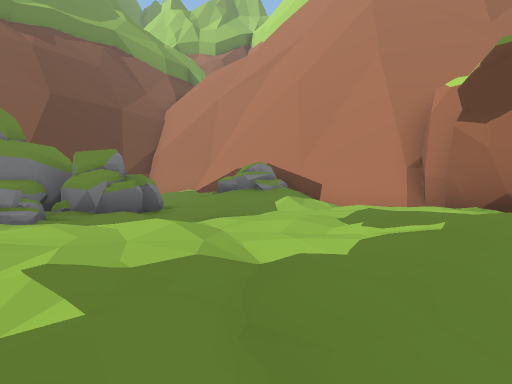
[1] (above)

24 first-person views from a walk through a 3-D level made in the Unity game engine. The camera is 1.5 m above the floor, tilts 4° down and sees 80° across. The floor is counted in squares, 2 m on a side. Each view is taken from the middle of a square. On the plan, view 1 faces up. The plan holds only what a view shows up to about 10 squares ahead; the rest is blank. The place goes on beyond the plan.

[2]
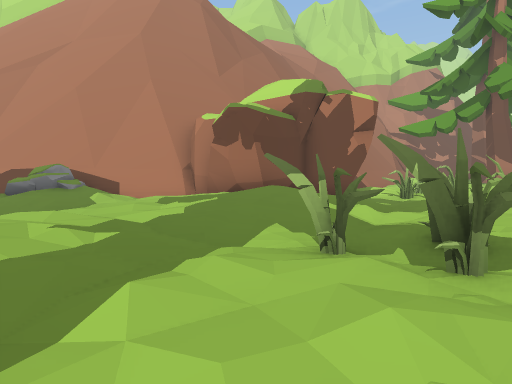

[3]
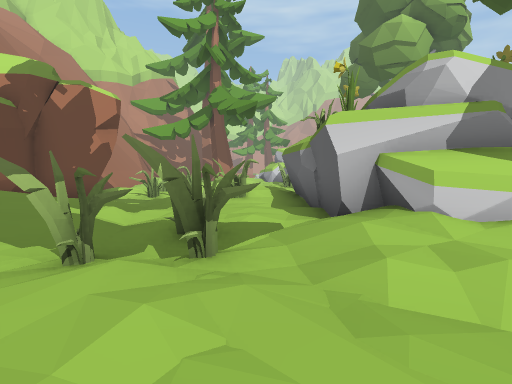

[4]
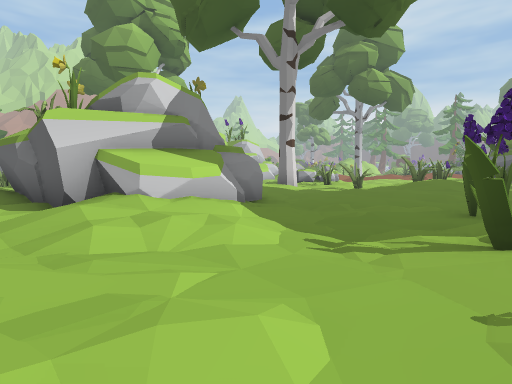

[5]
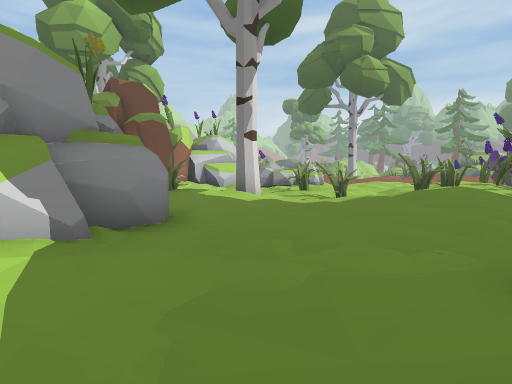

[6]
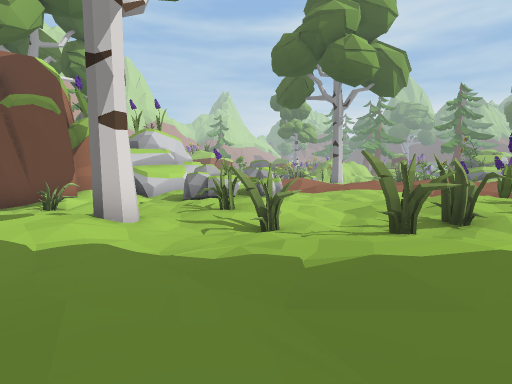

[7]
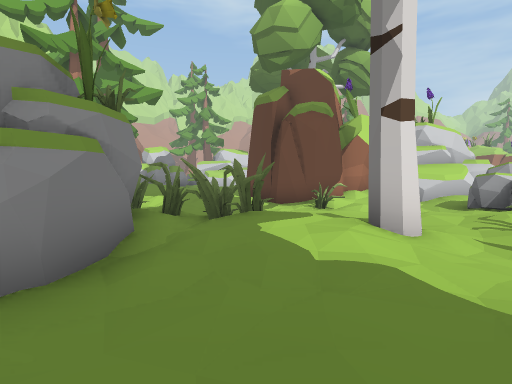

[8]
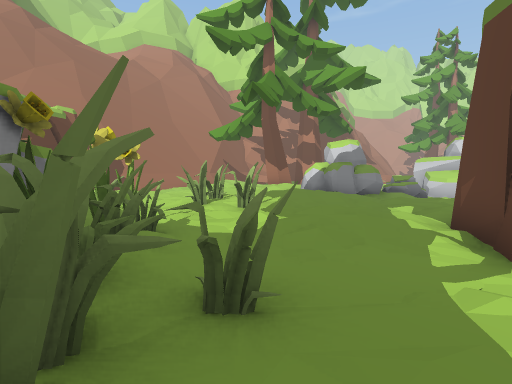

[9]
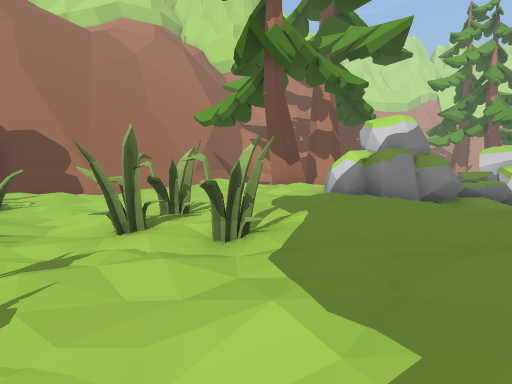

[10]
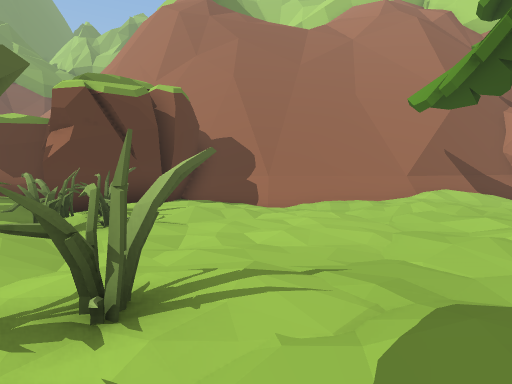

[11]
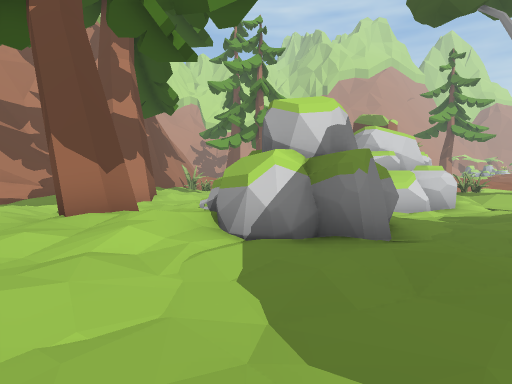

[12]
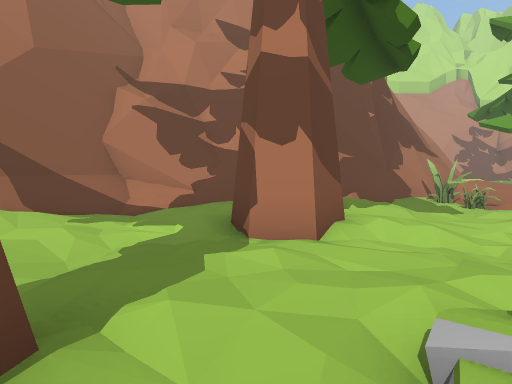

[13]
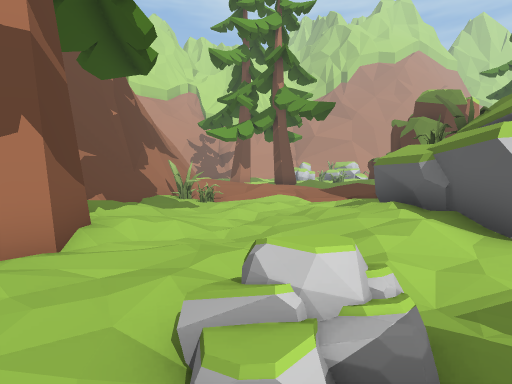

[14]
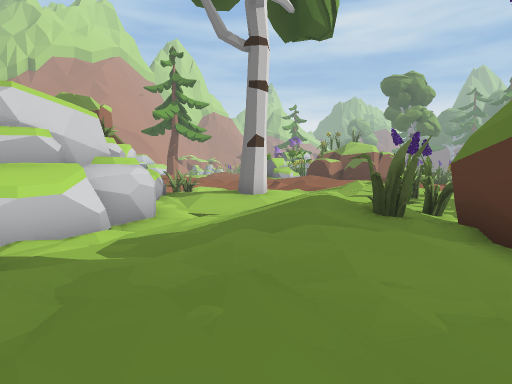

[15]
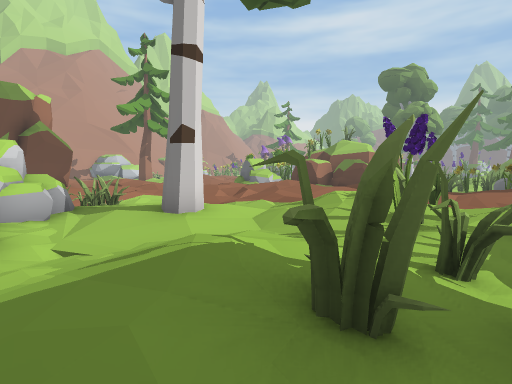

[16]
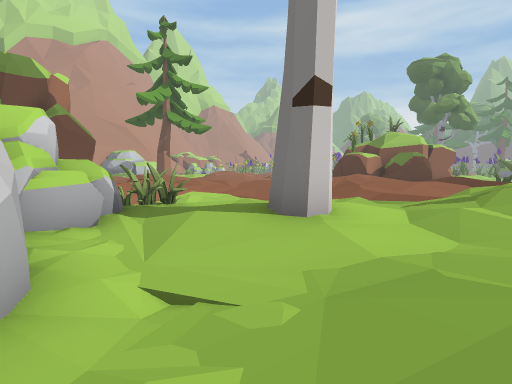

[17]
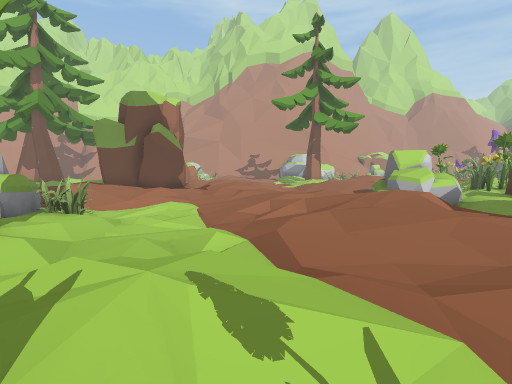

[18]
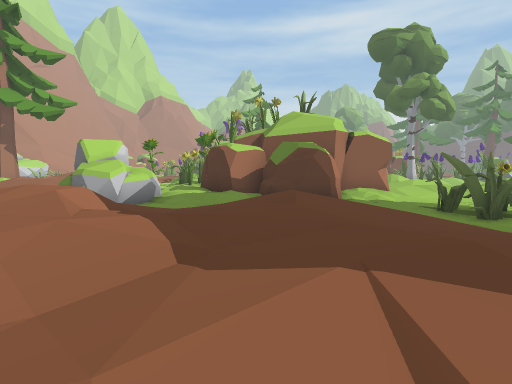

[19]
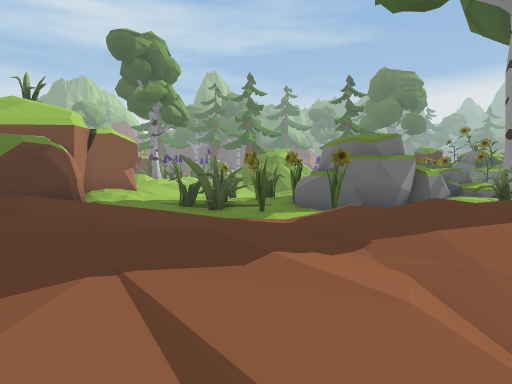

[20]
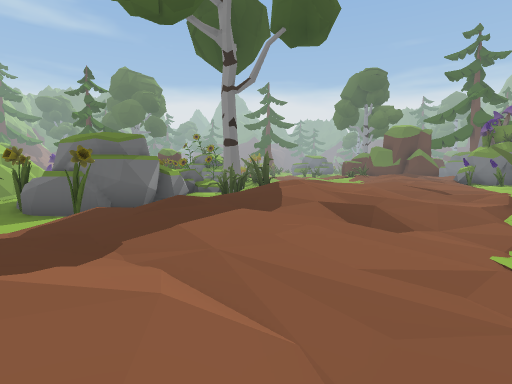

[21]
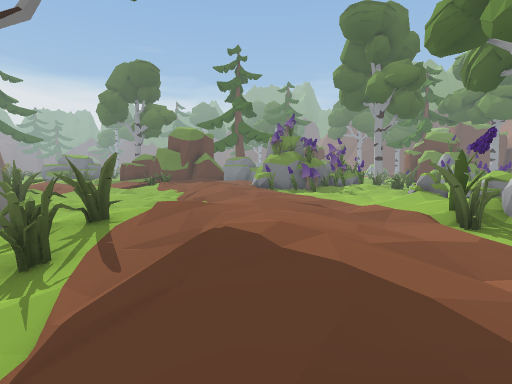

[22]
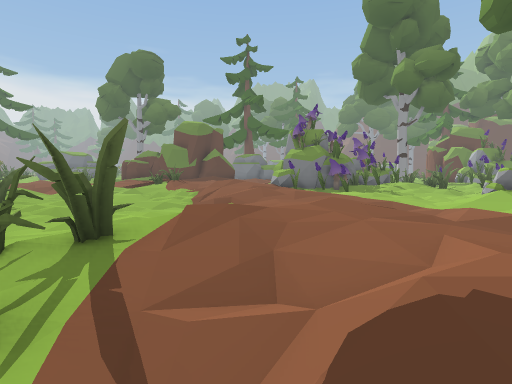

[23]
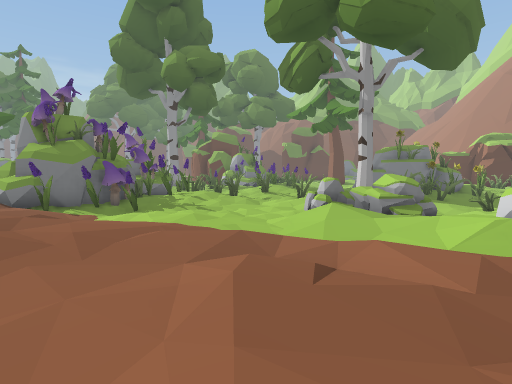

[24]
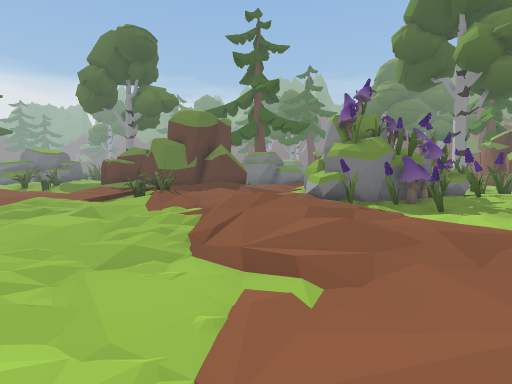

### Floor plan
Key: @ floor where view 1 was taken; # wall or solid block; x gap in a wall; . main floor; : floor 0.25 m higher than the main floor; - floor 0.25 m lower than the main floor; + floor 0.5 m higher than the main floor; _ floor 0.5 m lower than the main floor; * floor 0.75 m higher than the main floor; % floor 1 m higher than the main floor; & floor 1.25 m higher than the main floor; / step, stairs or slope; = window, fence, low wall or low ledge; ^ raised ledge; R rock; M mushroom.
Columns run from 3 left of view 1 to 27 right of it. Each row starts with its distance up from view 1.
  9   =##
  8  .RR###
  7 RR://###
  6 RR.:..##             ###
  5 .....::#   ###########/##
  4 /.:::::### #..=/////*+./##
  3  +:.:+*+:###::.-.:::::.::/
  2  +:.:+*+:#.:::...:+:.--./  ####
  1  :.-.:::.-##:....:+:..:##/+:-.#
  0  ..@#-... ##...:.::##:...:/.-.#
 -1  ...##.:# :......:/+....-/.-..-
 -2 -.....::+*+:..:..:+/:RR.----..-
 -3 -..:+######:##+:::#  .--..:-..:
 -4 .--:/#   #...#:*+:##  --:+:.-.:
 -5 #.-.^#   ##..#+++:.#/ R.####.::
 -6 #.--/#  ##.-:::+::.--RR##    /+
 -7  #...####:..:::.....-__#
 -8  ..:.-..###-...-..::--_##
 -9 #::::.:+#.----## .+:/.-_# R
-10  :+::.:::.---##  #/#+/-_--RR /%
-11   **:..#:.-#.#   ###*:--..RR-/%
-12   ++:.....--.#    #::/-://.#-+*
-13   :#...#:..-.     .....:/:/-//*
-14   .#..::::R..#    .:#+:..---:+*
-15  #:::..::RR/:#     +#*//..-.:+*
-16  ##*+....R/:/#     ++//./:./++*
-17   #*+:.../++*^      #+:::+/+**
-18   #+::.:..::/##/.-....::**% */
-19   #M#.:::..:+/:::.:::+++*/%
-20   ##-.::::./:::++/+++***+//   R
-21   ##...+++:**+****+*+++**+:. RR
-22  ^#:+:/+*+++***/&**/:://  ...RR
-23       %**+:++*+://///..   :.::/
-24       %*+/.://+:.-_#---    .##:
-25    *+://--.:::#xx###--__- #####
-26    *++:.---...#/^  #####--#
-27   #/*+....---- R    .##--.#
-28   /  /...:.. #      .-x--:#
-29   +:...-...          ##--
-30   :+:. .=#
-31   ::.
-32   :.

Positions as (right, up) in squares from view 1, and headings:
1: (0, 0), facing up
2: (-2, -2), facing up-right
3: (-2, -2), facing right
4: (-3, -2), facing down-right
5: (-2, -5), facing down-right
6: (-1, -9), facing down-right
7: (0, -9), facing right
8: (5, -10), facing up-right
9: (8, -7), facing up-right
10: (11, -5), facing up
11: (11, -3), facing right
12: (17, -2), facing up-right
13: (17, -2), facing right
14: (14, -6), facing down-right
15: (15, -9), facing down-right
16: (18, -9), facing down-right
17: (17, -16), facing right
18: (18, -18), facing down-right
19: (18, -18), facing down
20: (18, -18), facing down-left
21: (16, -22), facing left
22: (14, -23), facing left
23: (10, -23), facing up-left
24: (9, -24), facing left
